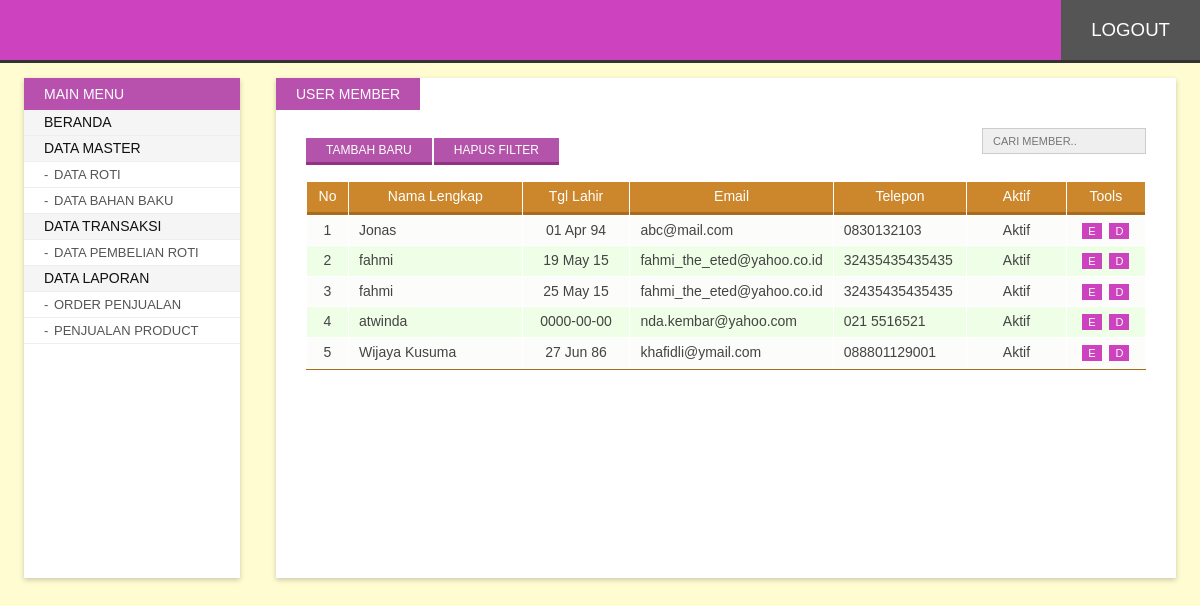
Screenshot of /index.php?p=member (signed in) with the database file from the repository.
### tables this page shows
CREATE TABLE `member` (
  `id` int(10) NOT NULL,
  `nama_lengkap` varchar(250) NOT NULL,
  `tgl_lahir` date NOT NULL,
  `jenis_kelamin` enum('L','P') NOT NULL DEFAULT 'L',
  `email` varchar(50) DEFAULT NULL,
  `telepon` varchar(50) DEFAULT NULL,
  `kota` varchar(50) DEFAULT NULL,
  `kode_pos` varchar(50) DEFAULT NULL,
  `alamat` varchar(50) DEFAULT NULL,
  `username` varchar(50) DEFAULT NULL,
  `password` varchar(50) DEFAULT NULL,
  `status` int(2) DEFAULT '1'
);

### function.php (called while the page is built, shortened)
<?php
	function showDate($date){
		if($date == "0000-00-00" || $date == "") return "0000-00-00";
		return date("d M y", strtotime($date));
	}
?>

### content/member.php (the view, shortened to what this page needs)
<?php
	$limit = 10;
	if(isset($_GET['h'])){
		$page = $_GET['h'];
   		$offset = $limit * ($page - 1);
	} else {
		$offset = 0;
	}
	$search = "";
	$resQry = "SELECT * FROM member
		WHERE 0=0 ".$search."
		ORDER BY id DESC
		LIMIT ".$offset.",".$limit;
	$results = mysql_query($resQry);
	$countResults = mysql_num_rows($results);
?>
<span class="page-title">User member</span>
<div class="inner">
<div class="searchform">
	<form action="index.php" method="get">
   	  <input type="text" value="<?php echo isset($_GET['s'])?$_GET['s']:'';?>" id="search" name="s" placeholder="Cari Member..">
    </form>
</div>
<a class="addButton button" href="?p=addMember" title="Add New Record">Tambah Baru</a>
<a class="addButton button" href="?p=<?php echo $_GET['p'];?>" title="Clear Filter">Hapus Filter</a>
<div class="clr"></div><br>
<table id="listTable" width="100%" cellpadding="5" cellspacing="1">
  <thead>
    <tr>
      <td width="5%">No</td>
      <td width="23%">Nama Lengkap</td>
      <td width="14%">Tgl Lahir</td>
      <td width="19%">Email</td>
      <td width="16%">Telepon</td>
      <td width="13%" align="center">Aktif</td>
      <td width="10%">Tools</td>
    </tr>
  </thead>
  <tbody>
    <?php
	if($countResults > 0){
		$i = 1;
		while($r = mysql_fetch_array($results)){
	?>
    <tr class="<?php echo ($i%2)==0?'odd':'';?>">
      <td align="center"><?php echo $i;?></td>
      <td><?php echo $r['nama_lengkap'];?></td>
      <td align="center"><?php echo showDate($r['tgl_lahir']);?></td>
      <td><?php echo $r['email'];?></td>
      <td><?php echo $r['telepon'];?></td>
      <td align="center"><?php echo $r['status']==1?'Aktif':'Non Aktif';?></td>
      <td align="center"><a class="bTools" href="?p=edMember&id=<?php echo $r['id'];?>" title="Edit">E</a> <a class="bTools" href="?p=delMember&id=<?php echo $r['id'];?>" title="Delete" onclick="return confirm('Hapus user <?php echo $r['nama_lengkap'];?> ?');">D</a> </td>
    </tr>
    <?php $i++; }
	} else  {
    ?>
    <tr>
      <td colspan="7" align="center">Record Not Available</td>
      </tr>
    <?php } ?>
  </tbody>
</table>
</div>

### index.php (shortened to what this page needs)
<?php
	include_once("function.php");
?>
<!DOCTYPE html PUBLIC "-//W3C//DTD XHTML 1.0 Transitional//EN" "http://www.w3.org/TR/xhtml1/DTD/xhtml1-transitional.dtd">
<html xmlns="http://www.w3.org/1999/xhtml">
<head>
<?php if($_POST): ?>
<?php else: ?>
<link type="text/css" rel="stylesheet" href="asset/css/style.css" />
<link type="text/css" rel="stylesheet" href="asset/css/jquery.fancybox.css" />
<link type="text/css" rel="stylesheet" href="asset/css/jquery-ui.css" />
<?php endif; ?>
</head>
<body id="bd">
<div class="wrapper clr">
    <div class="header clr">
    	<h1 class="logo">
        	<a href="index.php">
            </a>
		</h1>
        <a href="login.php?act=logout" class="logout animate">
        	<span>Logout</span>
        </a>
	</div>
    <div class="container clr">
        <div class="mainnav">
        	<div class="titlenav">Main Menu</div>
                <ul class="navigation">
                    <li><a href="?p=home"><span>Beranda</span></a></li>
                    <li><a href="javascript:void(0);"><span>Data Master</span></a>
                        <ul>
                            <li><a href="?p=roti"><span>Data Roti</span></a></li>
                            <li><a href="?p=bahanbaku"><span>Data Bahan Baku</span></a></li>
                        </ul>
                    </li>
                    <li><a href="javascript:void(0);"><span>Data Transaksi</span></a>
                        <ul>
                            <li><a href="?p=transaksi"><span>Data Pembelian Roti</span></a></li>
                        </ul>
                    </li>
                    <li><a href="javascript:void(0);"><span>Data Laporan</span></a>
                        <ul>
                            <li><a href="?p=reportorder"><span>Order Penjualan</span></a></li>
                            <li><a href="?p=reportdetail"><span>Penjualan Product</span></a></li>
                        </ul>
                    </li>
                </ul>
      </div>
        <div class="contentwrap">
        <?php
            $pages = isset($_GET['p'])?$_GET['p']:'home';
            $dirPages = "content/".$pages.".php";
            if(file_exists($dirPages)){
                include_once($dirPages);
            }
        ?>
        </div>
    </div>
</div>
</body>
</html>

### asset/css/style.css (style rules this page uses)
body#bd { font-family:Calibri, Arial, Helvetica, sans-serif; background:#fffcd2; overflow-y:scroll; font-size:14px; color:#333; padding:0; margin:0; }
.button, .button:hover, .button:focus, .animate, .animate:hover, .pagination li a, .pagination li a:hover, .navigation ul li a, .navigation ul li a:hover, .searchform #search, .searchform #search:focus, #listTable tbody tr, #listTable tbody tr:hover { -webkit-transition: all 0.3s ease-in-out; -moz-transition: all 0.3s ease-in-out; -ms-transition: all 0.3s ease-in-out; -o-transition: all 0.3s ease-in-out; transition: all 0.3s ease-in-out; }
.clr { display:block; clear:both; }
a { text-decoration:none; color:#993300; }
div.wrapper { min-width:1020px; }
div.header { margin: 0; background:#cd42bf; height:60px; position:relative; border-bottom:solid 3px #333; }
h1.logo { margin:0; padding:0; width:175px; height:78px; position:absolute; left:20px; top:0; z-index:10; }
h1.logo a { background:url(../images/logos.jpg) 0 0 no-repeat; margin:0; padding:0; width:175px; height:78px; display:block; }
a.logout { height:60px; margin:0; line-height:60px; font-size:14pt; padding:0 30px; color:#fff; float:right; background:#555; text-transform:uppercase; }
.button { background:#b453aa; color:#fff; font-size:12px; padding:5px 20px; border:none; cursor:pointer; text-transform:uppercase; margin:10px 2px 0 0; border-bottom:solid 3px #923388; }
.addButton { float:left; }
div.container { min-width:1000px; margin:0 auto 20px; position:relative; }
div.mainnav { background:#ffffff; margin:15px 0 0 2%; float:left; width:18%; min-height:500px; overflow:hidden; box-shadow:0px 2px 5px rgba(0,0,0,0.2); -moz-box-shadow:0px 2px 5px rgba(0,0,0,0.2); -webkit-box-shadow:0px 2px 5px rgba(0,0,0,0.2); text-transform:uppercase; }
div.mainnav > .titlenav { display:block; background:#b851ad; color:#fff; padding:8px 20px; text-align:left; text-transform:uppercase; margin:0; }
.navigation, .navigation ul { margin:0; padding:0; display:block; }
.navigation li { margin:0; display:block; border-bottom:solid 1px #eee; }
.navigation li a { display:block; font-size:14px; line-height:25px; padding:0 20px; color:#555; }
.navigation > li > a, .navigation > li > a:hover { color:#111; border-bottom:solid 1px #eee; background:#f5f5f5; }
.navigation > li { border-bottom:none; }
.navigation ul li a { padding-left:30px; position:relative; font-size:13px; }
.navigation ul li a:before { content:'-'; left:20px; width:10px; line-height:25px; position:absolute; top:0; }
div.contentwrap { width:75%; float:right; margin:15px 2% 0 0; overflow:hidden; background:#fff; min-height:500px; position:relative; box-shadow:0px 2px 5px rgba(0,0,0,0.2); -moz-box-shadow:0px 2px 5px rgba(0,0,0,0.2); -webkit-box-shadow:0px 2px 5px rgba(0,0,0,0.2); }
div.contentwrap span.page-title { text-transform:uppercase; background:#b851ad; padding:8px 20px; position:absolute; color:#fff; left:0; top:0; }
div.contentwrap > .inner { margin:0 30px; font-size:14px; padding:50px 0 30px; }
div.searchform { float:right; }
div.searchform #search { border:solid 1px #ccc; background:#efefef; padding:6px 10px; outline:none; font-size:11px; font-family:inherit; text-transform:uppercase; }
#listTable { background:#fff; border-bottom:solid 1px #a96c1d; }
#listTable thead tr td { background:#cc872d; text-align:center; color:#fff; padding:5px 10px; line-height:1.4; position:relative; border-bottom:solid 3px #a96c1d; }
#listTable tbody tr { background:#fcfcfb; }
#listTable tbody tr td { color:#444; padding:5px 10px; line-height:1.4; }
#listTable tbody tr.odd { background:#effee6; }
a.bTools { background:#cd42bf; color:#fff; font-size:11px; padding:2px 6px; margin:0 2px; }

### rows the page displays
member: nama_lengkap "Jonas", tgl_lahir "01 Apr 94", email "abc@mail.com", telepon "0830132103", status "Aktif"
member: nama_lengkap "fahmi", tgl_lahir "19 May 15", email "fahmi_the_eted@yahoo.co.id", telepon "32435435435435", status "Aktif"
member: nama_lengkap "fahmi", tgl_lahir "25 May 15", email "fahmi_the_eted@yahoo.co.id", telepon "32435435435435", status "Aktif"
member: nama_lengkap "atwinda", tgl_lahir "0000-00-00", email "nda.kembar@yahoo.com", telepon "021 5516521", status "Aktif"
member: nama_lengkap "Wijaya Kusuma", tgl_lahir "27 Jun 86", email "khafidli@ymail.com", telepon "088801129001", status "Aktif"
